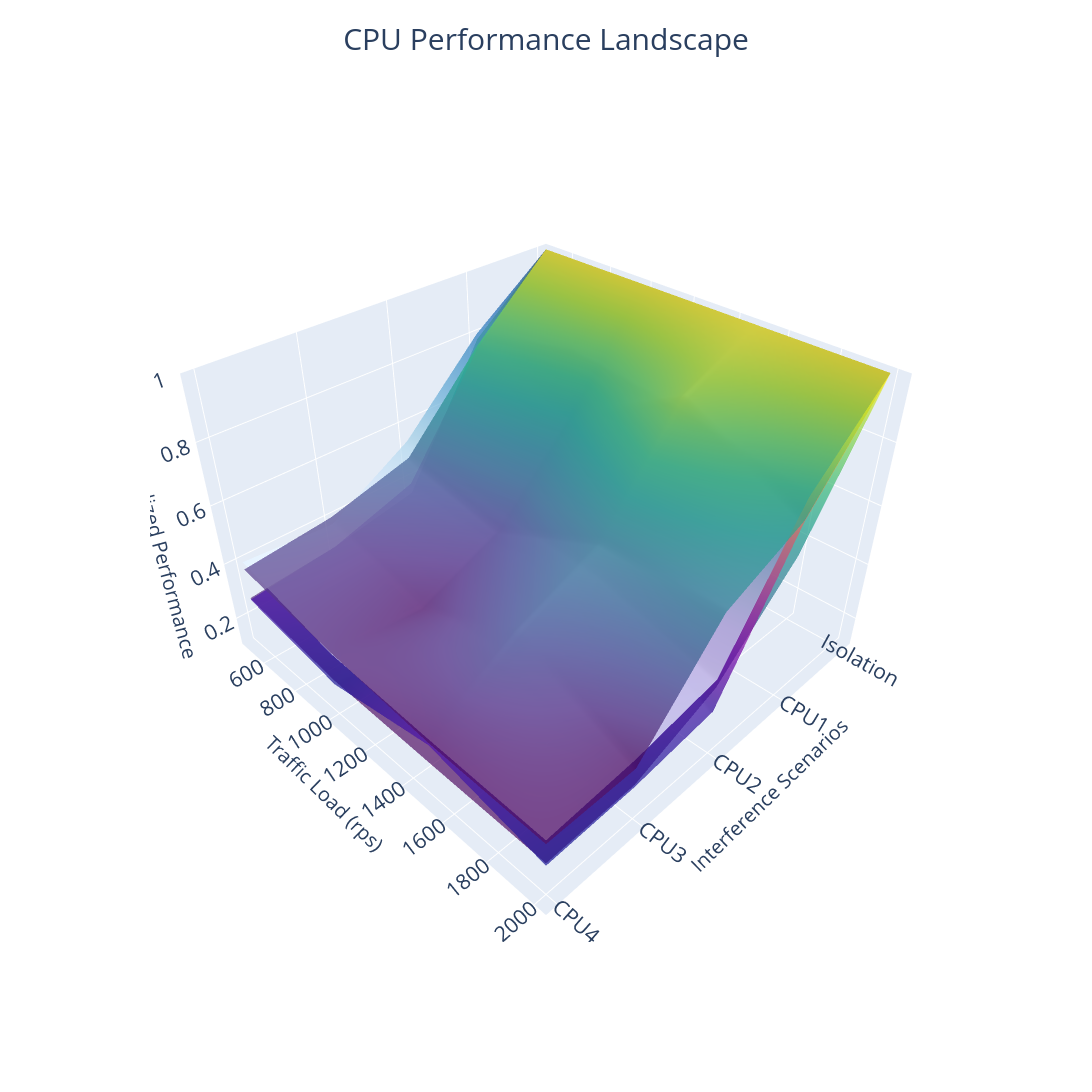

The notebook cell this image was saved under:
### Code cell
import plotly.graph_objects as go
import pandas as pd

# 1. Filter and sort
target_rps = [500, 1000, 1500, 2000]
plot_df = df_cpu_isolation[df_cpu_isolation['Given_RPS'].isin(target_rps)].copy()

# 2. Pivot the data into a grid format
# This creates a matrix where Z values are mapped to X and Y coordinates
pivot_df = plot_df.pivot_table(
    index='Given_RPS', 
    columns='Scenario_Label', 
    values='norm_perf', 
    aggfunc='mean'
)
column_order = ['Isolation', 'CPU1', 'CPU2', 'CPU3', 'CPU4']
# Filter to only columns that actually exist in pivot_df
existing_columns = [c for c in column_order if c in pivot_df.columns]
pivot_df = pivot_df[existing_columns]

# 3. Create the Surface
#fig = go.Figure(data=[go.Surface(
##    z=pivot_df.values, 
##    x=pivot_df.columns, 
#    y=pivot_df.index,
#    colorscale='Viridis',
#    colorbar=dict(
#        title='Norm Perf',
#        tickfont=dict(size=16)
#    ),
#    cmin=0,
#    cmax=1
#)])
fig = go.Figure()

# Define a simple color mapping or list for different surfaces
colorscales = ['Viridis', 'Plasma', 'Blues']
replica_counts = sorted(plot_df['Replicas'].unique())

for i, rep in enumerate(replica_counts):
    rep_df = plot_df[plot_df['Replicas'] == rep]
    
    pivot_rep = rep_df.pivot_table(
        index='Given_RPS', 
        columns='Scenario_Label', 
        values='norm_perf', 
        aggfunc='mean'
    )[existing_columns]

    fig.add_trace(go.Surface(
        z=pivot_rep.values,
        x=pivot_rep.columns,
        y=pivot_rep.index,
        name=f'{rep} Replicas',
        colorscale=colorscales[i % len(colorscales)],
        opacity=0.7,
        showscale=False # Keeps the legend cleaner
    ))

fig.update_layout(
    title=dict(text='CPU Performance Landscape', font=dict(size=30), x=0.5),
    width=1500,
    height=1200,
    scene=dict(
        xaxis=dict(
            # Adding <br> BEFORE the text pushes it DOWN/AWAY
            title=dict(text='<br><br>Interference Scenarios', font=dict(size=20)),
            tickfont=dict(size=16)
        ),
        yaxis=dict(
            # Adding <br> AFTER the text pushes it SIDEWAYS/AWAY
            title=dict(text='Traffic Load (rps)<br><br>', font=dict(size=20)),
            tickfont=dict(size=16)
        ),
        zaxis=dict(
            # For the Z-axis, leading breaks push it LEFT
            title=dict(text='Normalized Performance<br><br>', font=dict(size=20)),
            range=[0.1, 1],
            tickfont=dict(size=16)
        ),
        aspectmode='manual',
        aspectratio=dict(x=1, y=1, z=0.7)
    ),
    # You MUST increase margins if you use line breaks, or the text will vanish
    margin=dict(l=150, r=150, b=150, t=100) 
)
fig.show()

### Figure 1 — Plotly figure (JSON) as saved in the notebook; plotly's stock layout.template omitted (floating-point values rounded to 4 significant figures)
{"data": [{"colorscale": [[0, "#440154"], [0.1111, "#482878"], [0.2222, "#3e4989"], [0.3333, "#31688e"], [0.4444, "#26828e"], [0.5556, "#1f9e89"], [0.6667, "#35b779"], [0.7778, "#6ece58"], [0.8889, "#b5de2b"], [1, "#fde725"]], "name": "1 Replicas", "opacity": 0.7, "showscale": false, "type": "surface", "x": ["Isolation", "CPU1", "CPU2", "CPU3", "CPU4"], "y": [500, 1000, 1500, 2000], "z": [[1.0, 0.7914, 0.3577, 0.3035, 0.2766], [1.0, 0.8437, 0.3683, 0.3281, 0.2259], [1.0, 0.7629, 0.3912, 0.2209, 0.2192], [1.0, 0.5935, 0.3398, 0.2265, 0.215]]}, {"colorscale": [[0, "#0d0887"], [0.1111, "#46039f"], [0.2222, "#7201a8"], [0.3333, "#9c179e"], [0.4444, "#bd3786"], [0.5556, "#d8576b"], [0.6667, "#ed7953"], [0.7778, "#fb9f3a"], [0.8889, "#fdca26"], [1, "#f0f921"]], "name": "2 Replicas", "opacity": 0.7, "showscale": false, "type": "surface", "x": ["Isolation", "CPU1", "CPU2", "CPU3", "CPU4"], "y": [500, 1000, 1500, 2000], "z": [[1.0, 0.7603, 0.3932, 0.3038, 0.2711], [1.0, 0.8335, 0.3707, 0.2279, 0.2107], [1.0, 0.7507, 0.4803, 0.2743, 0.2855], [1.0, 0.6983, 0.2541, 0.2182, 0.2064]]}, {"colorscale": [[0, "rgb(247,251,255)"], [0.125, "rgb(222,235,247)"], [0.25, "rgb(198,219,239)"], [0.375, "rgb(158,202,225)"], [0.5, "rgb(107,174,214)"], [0.625, "rgb(66,146,198)"], [0.75, "rgb(33,113,181)"], [0.875, "rgb(8,81,156)"], [1, "rgb(8,48,107)"]], "name": "3 Replicas", "opacity": 0.7, "showscale": false, "type": "surface", "x": ["Isolation", "CPU1", "CPU2", "CPU3", "CPU4"], "y": [500, 1000, 1500, 2000], "z": [[1.0, 0.8105, 0.5493, 0.3868, 0.4077], [1.0, 0.8874, 0.5035, 0.3245, 0.3269], [1.0, 0.8483, 0.4737, 0.3681, 0.3077], [1.0, 0.7712, 0.3671, 0.3188, 0.296]]}, {"colorscale": [[0, "#440154"], [0.1111, "#482878"], [0.2222, "#3e4989"], [0.3333, "#31688e"], [0.4444, "#26828e"], [0.5556, "#1f9e89"], [0.6667, "#35b779"], [0.7778, "#6ece58"], [0.8889, "#b5de2b"], [1, "#fde725"]], "name": "4 Replicas", "opacity": 0.7, "showscale": false, "type": "surface", "x": ["Isolation", "CPU1", "CPU2", "CPU3", "CPU4"], "y": [500, 1000, 1500, 2000], "z": [[1.0, 0.7704, 0.4886, 0.4126, 0.3814], [1.0, 0.6814, 0.4152, 0.2968, 0.3303], [1.0, 0.8931, 0.5799, 0.4633, 0.294], [1.0, 0.7027, 0.5869, 0.2842, 0.2831]]}], "layout": {"height": 1200, "margin": {"b": 150, "l": 150, "r": 150, "t": 100}, "scene": {"aspectmode": "manual", "aspectratio": {"x": 1, "y": 1, "z": 0.7}, "xaxis": {"tickfont": {"size": 16}, "title": {"font": {"size": 20}, "text": "<br><br>Interference Scenarios"}}, "yaxis": {"tickfont": {"size": 16}, "title": {"font": {"size": 20}, "text": "Traffic Load (rps)<br><br>"}}, "zaxis": {"range": [0.1, 1], "tickfont": {"size": 16}, "title": {"font": {"size": 20}, "text": "Normalized Performance<br><br>"}}}, "title": {"font": {"size": 30}, "text": "CPU Performance Landscape", "x": 0.5}, "width": 1500}}
